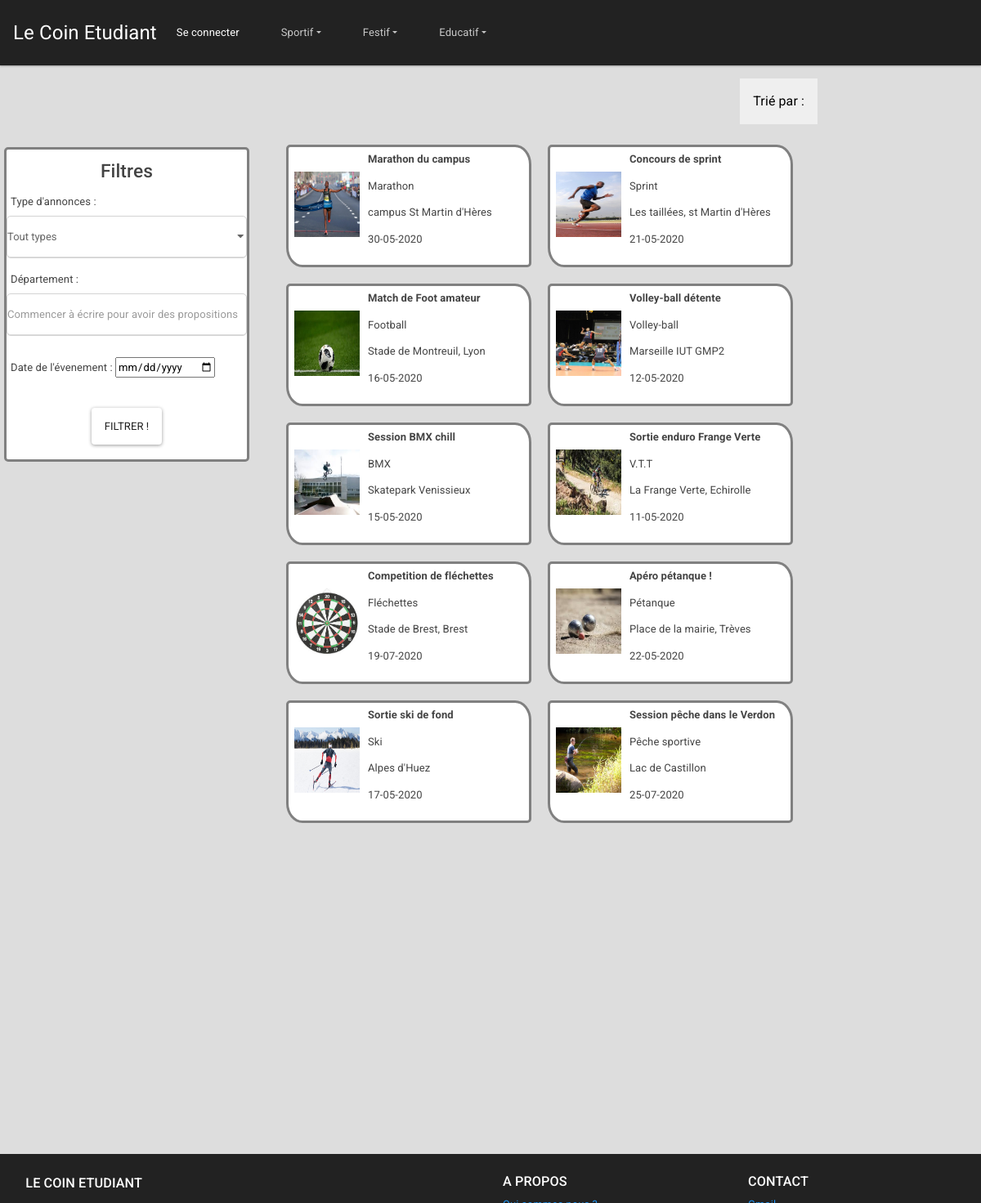
The page /controleur/Annonces.ctrl.php on the database its author committed.
### tables this page shows
CREATE TABLE "annonce" (
	"id"	INTEGER,
	"idClient"	INTEGER,
	"type"	TEXT,
	"categorie"	TEXT,
	"sousCategorie"	TEXT,
	"titre"	TEXT,
	"contenu"	TEXT,
	"adresse"	TEXT,
	"nbParticipant"	INTEGER,
	"nbInteresse"	INTEGER,
	"departement"	TEXT,
	"datePrevu"	TEXT,
	"heurePrevu"	TEXT,
	"dateHeure"	TEXT,
	PRIMARY KEY("id"),
	FOREIGN KEY("idClient") REFERENCES "client"("id"),
	FOREIGN KEY("categorie") REFERENCES "categorie"("id")
);

### modele/DAO.class.php (called while the page is built, shortened)
<?php
class DAO
{
  private $db;
  function __construct()
  {
    try {
      $this->db = new PDO('sqlite:../modele/data/data.db');
    } catch (Exception $e) {
      die("erreur de connexion:".$e->getMessage());
    }
  }
  function getAnnonces(): array {
    $requeteSQL = "SELECT * FROM annonce";
    $retourRequete = $this->db->query($requeteSQL);
    $tab_retour = $retourRequete->fetchAll(PDO::FETCH_CLASS, "Annonce");
    return $tab_retour;
  }
  function getAdresse($idAnnonce): string {
    $requeteSQL = "SELECT adresse FROM annonce WHERE id =$idAnnonce";
    $retour = $this->db->query($requeteSQL);
    $addr = $retour->fetch()[0];
    return $addr;
  }
  function getDateAnnonce($idAnnonce): string {
    $requeteSQL = "SELECT datePrevu FROM annonce WHERE id =$idAnnonce";
    $retour = $this->db->query($requeteSQL);
    $date = $retour->fetch()[0];
    return $date;
  }
}
$dao = new DAO();
?>

### vue/Annoncesview.php (the view, shortened to what this page needs)
<!DOCTYPE html>
<html lang="en" dir="ltr">
<head>
  <link rel="stylesheet" href="../vue/css/bootstrap.min.css">
  <link rel="stylesheet" href="../vue/css/Annoncesview.css">
  <link rel="stylesheet" href="../vue/css/AjoutAnnonceview.css">
  <link rel="stylesheet" href="../vue/css/Header.css">
  <link rel="stylesheet" href='../vue/css/jquery.flipster.css'>
</head>
<body>
  <header>
    <?php include('header.php') ?>
  </header>
  <div class="corps">
    <form class="" action="Annonces.ctrl.php" method="get">
      <div class="" id="filtres">
        <div class="alignFiltre">
          <p>
            <h3 id="h3Filtres">Filtres</h3>
          </p>
        </div>
        <div class="form-group">
          <label for="type">Type d'annonces : </label>
          <select class="form-control" id="categorieAnnonce" name="type" onChange="addSelectedCat(this);">
            <option selected value="0" style="font-weight: bold;">Tout types</option>
          </select>
        </div>
        <div class="form-group">
          <label for="departement">Département :</label>
          <div class="autocomplete">
            <input type="text" class="form-control inputFiltre" name="dep" id="myInput" placeholder="Commencer à écrire pour avoir des propositions" >
          </div>
        </div>
        <div class="form-group">
          <label for="date">Date de l'évenement :</label>
          <input class="form-group" type="date" name="date" value="">
        </div>
        <div class="alignFiltre">
          <p>
            <button class="btn btn-light" id="sub" type="submit" >Filtrer !</button>
          </p>
        </div>
      </div>
    </form>
    <div class="" id="tri">
      <div class="" id="btnTri" >
        <div class="dropdown">
          <button class="dropbouton">Trié par : </button>
        </div>
      </div>
    </div>
    <div class="" id="annonces" draggable="true" ondragstart="drag(event)">
      <?php
      foreach ($annoncesPostees as $annonce) { ?>
        <a href="../controleur/AnnonceDetail.ctrl.php?id=<?=$annonce->id ?>" style="text-decoration:none; color: inherit;"> <div class="annonce">
          <img src="../modele/data/upload/<?=$annonce->id?>.jpg" class="image">
          <p class="titre"> <?php echo($annonce->titre); ?></p>
          <p class="categorie"><?php
          if ($annonce->sousCategorie == '' || $annonce->sousCategorie == ' ') {
            echo($annonce->categorie);
          } else {
          echo($annonce->sousCategorie);
        }
          ?></p>
          <p class="adresse"> <?php
          $addr = getAdresse($annonce->id, $dao);
          echo "$addr"; ?></p>
          <p class="horraire"><?php
          $date = getDateAnnonce($annonce->id, $dao);
          echo "$date"; ?></p>
        </div> </a>
      <?php } ?>
    </div>
  </div>
  <footer class="footer">
    <?php include('footer.php') ?>
  </footer>
</body>
</html>

### controleur/Annonces.ctrl.php (shortened to what this page needs)
<?php
include_once("../modele/DAO.class.php");
function getAdresse($idAnnonce, $dao) {
  $addr = $dao->getAdresse($idAnnonce);
  return $addr;
}
function getDateAnnonce($idAnnonce, $dao) {
  $date = $dao->getDateAnnonce($idAnnonce);
  return $date;
}
if (isset($_GET["ordre"])) {
  $ordre = $_GET["ordre"];
}
else {
  $ordre = "moinsD";
}
if(!isset($_GET["type"])) {
  $annoncesPostees = $dao->getAnnonces();
} else if (($_GET["type"] == "Festif") || $_GET["type"] == "Educatif") {
  $annoncesPostees = $dao->getAnnoncesFiltre($_GET["type"], $_GET["categorie"], 0, $_GET["dep"], $newDate, $ordre);
}
if (count($_POST)==2 && $_POST["email"] && $_POST["password"]) {
  if($dao->connexion($_POST["email"], $_POST["password"])) {
    header("Refresh:0");
    include('../vue/Annoncesview.php');
  }
  else {
    $echecConnexion=1;
    include('../vue/Annoncesview.php');
  }
}
else {
  include('../vue/Annoncesview.php');
}
?>

### vue/header.php (shortened to what this page needs)
<nav class="navbar navbar-expand-lg navbar-dark bg-dark">
  <a class="navbar-brand" href="../controleur/Accueil.ctrl.php">Le Coin Etudiant</a>
  <div class="collapse navbar-collapse" id="navbarColor02">
    <ul class="navbar-nav mr-auto">
      <?php if ($_SESSION['Connexion']??false):?>
        <?php if ($clientConnecte==1 && $client->emailVerifie==1): ?>
          <li class="nav-item ">
            <a class="nav-link active" href="#" style="margin-bottom: 0; padding-bottom: 2px;"> <?=$_SESSION['Client']->prenom?> <?=$_SESSION['Client']->nom?></a>
            <a class="nav-link" href="../controleur/Deconnexion.ctrl.php" style="margin: 0; padding-top: 0; padding-bottom: 0">Déconnexion </a>
          </li>
        <?php elseif ($clientConnecte==1 && $client->emailVerifie==0): ?>
          <li class="nav-item ">
            <a class="nav-link active" href="#" style="margin-bottom: 0; padding-bottom: 2px;"> <?=$_SESSION['Client']->prenom?> <?=$_SESSION['Client']->nom?> (compte non activé)</a>
            <a class="nav-link" href="../controleur/Deconnexion.ctrl.php" style="margin: 0; padding-top: 0; padding-bottom: 0">Déconnexion </a>
          </li>
        <?php else: ?>
          <li class="nav-item active">
            <a class="nav-link" href="#contact" data-toggle="modal" data-target="#modalLoginForm">Se connecter <span class="sr-only">(current)</span></a>
          </li>
        <?php endif; ?>
      <?php else: ?>
        <li class="nav-item active">
          <a class="nav-link" href="#contact" data-toggle="modal" data-target="#modalLoginForm">Se connecter <span class="sr-only">(current)</span></a>
        </li>
      <?php endif; ?>
    <li class="nav-item dropdown">
      <a class="nav-link dropdown-toggle" href="../controleur/Annonces.ctrl.php?type=Sports&categorie=0&dep=&date=" id="navbarDropdown1" role="button" data-toggle="dropdown" aria-haspopup="true" aria-expanded="false">Sportif</a>
    </li>
    <li class="nav-item dropdown">
      <a class="nav-link dropdown-toggle" href="../controleur/Annonces.ctrl.php?type=Festif&categorie=0&dep=&date=" id="navbarDropdown2" role="button" data-toggle="dropdown" aria-haspopup="true" aria-expanded="false">Festif</a>
    </li>
    <li class="nav-item dropdown">
      <a class="nav-link dropdown-toggle" href="../controleur/Annonces.ctrl.php?type=Educatif&categorie=0&dep=&date=" id="navbarDropdown3" role="button" data-toggle="dropdown" aria-haspopup="true" aria-expanded="false">Educatif</a>
    </li>
  </ul>
</div>
</nav>

### vue/footer.php (shortened to what this page needs)
<footer class="page-footer font-small pt-4">
  <div class="container-fluid text-center text-md-left">
    <div class="row">
      <div class="col-md-6 mt-md-0 mt-3">
        <h5 class="text-uppercase" style="margin-top:2px; margin-left:1em;">Le Coin Etudiant</h5>
      </div>
      <div class="col-md-3 mb-md-0 mb-3">
        <h5 class="text-uppercase">A propos</h5>
        <ul class="list-unstyled">
          <li>
            <a href="https://github.com/gueyemoo/LeCoinEtudiant">Qui sommes nous ?</a>
          </li>
        </ul>
      </div>
      <div class="col-md-3 mb-md-0 mb-3">
        <h5 class="text-uppercase">Contact</h5>
        <ul class="list-unstyled">
          <li>
            <a href="#!">Gmail</a>
          </li>
        </ul>
      </div>
    </div>
  </div>
</footer>

### vue/css/Annoncesview.css (style rules this page uses)
html body { background-color: #DDDDDD; }
.corps { width: 100%; height: 1000px; }
#filtres { width: 300px; height: auto; border: solid 3px grey; margin: 100px 20px 100px 5px; float: left; border-radius: 5px; background: white; }
.alignFiltre { text-align: center; }
label { margin-left: 5px; }
#sub { margin: 5px; }
#annonces { overflow-y: auto; padding: 20px; height: 90%; padding-top: 60px; }
.annonce { background-color: white; margin: 5px 15px 15px 5px;; float: left; width: 300px; height: 150px; border: solid 3px grey; border-radius: 5px 20px / 5px 24px; padding: 5px; }
.titre { font-weight: bold; }
.image { float: left; margin: 25px 10px 25px 2px;; height: 80px; width: 80px; }
#tri { width: 100%; position: relative; }
#btnTri { position: absolute; right: 200px; }
.dropbouton, #tri { padding: 16px; font-size: 16px; border: none; cursor: pointer; }
.dropdown { position: relative; display: inline-block; }
.annonce { transition: transform .2s; }
.autocomplete { position: relative; padding-bottom: 10px; }

### vue/css/AjoutAnnonceview.css (style rules this page uses)
html body { background-color: #DDDDDD; }
.autocomplete { position: relative; padding-bottom: 10px; }

### vue/css/Header.css (style rules this page uses)
.form-control { border: 1px solid lightgrey; border-radius: 5px; }

### vue/header.php (style rules this page uses)
.navbar .nav-item:not(:last-child) { margin-right: 35px; }
.dropdown-toggle::after { transition: transform 0.15s linear; }

### vue/footer.php (style rules this page uses)
footer { background-color: #222; color: #FFF; }
html { position: relative; min-height: 100%; }
.footer { position: absolute; bottom: 0; width: 100%; height: 60px; background: #000000; color: #FFFFFF; }

### rows shown on the page
annonce: shows a picture, titre "Marathon du campus", sousCategorie "Marathon", addr "campus St Martin d'Hères", date "30-05-2020"
annonce: shows a picture, titre "Concours de sprint", sousCategorie "Sprint", addr "Les taillées, st Martin d'Hères", date "21-05-2020"
annonce: shows a picture, titre "Match de Foot amateur", sousCategorie "Football", addr "Stade de Montreuil, Lyon", date "16-05-2020"
annonce: shows a picture, titre "Volley-ball détente", sousCategorie "Volley-ball", addr "Marseille IUT GMP2", date "12-05-2020"
annonce: shows a picture, titre "Session BMX chill", sousCategorie "BMX", addr "Skatepark Venissieux", date "15-05-2020"
annonce: shows a picture, titre "Sortie enduro Frange Verte", sousCategorie "V.T.T", addr "La Frange Verte, Echirolle", date "11-05-2020"
annonce: shows a picture, titre "Competition de fléchettes", sousCategorie "Fléchettes", addr "Stade de Brest, Brest", date "19-07-2020"
annonce: shows a picture, titre "Apéro pétanque !", sousCategorie "Pétanque", addr "Place de la mairie, Trèves", date "22-05-2020"
annonce: shows a picture, titre "Sortie ski de fond", sousCategorie "Ski", addr "Alpes d'Huez", date "17-05-2020"
annonce: shows a picture, titre "Session pêche dans le Verdon", sousCategorie "Pêche sportive", addr "Lac de Castillon", date "25-07-2020"
